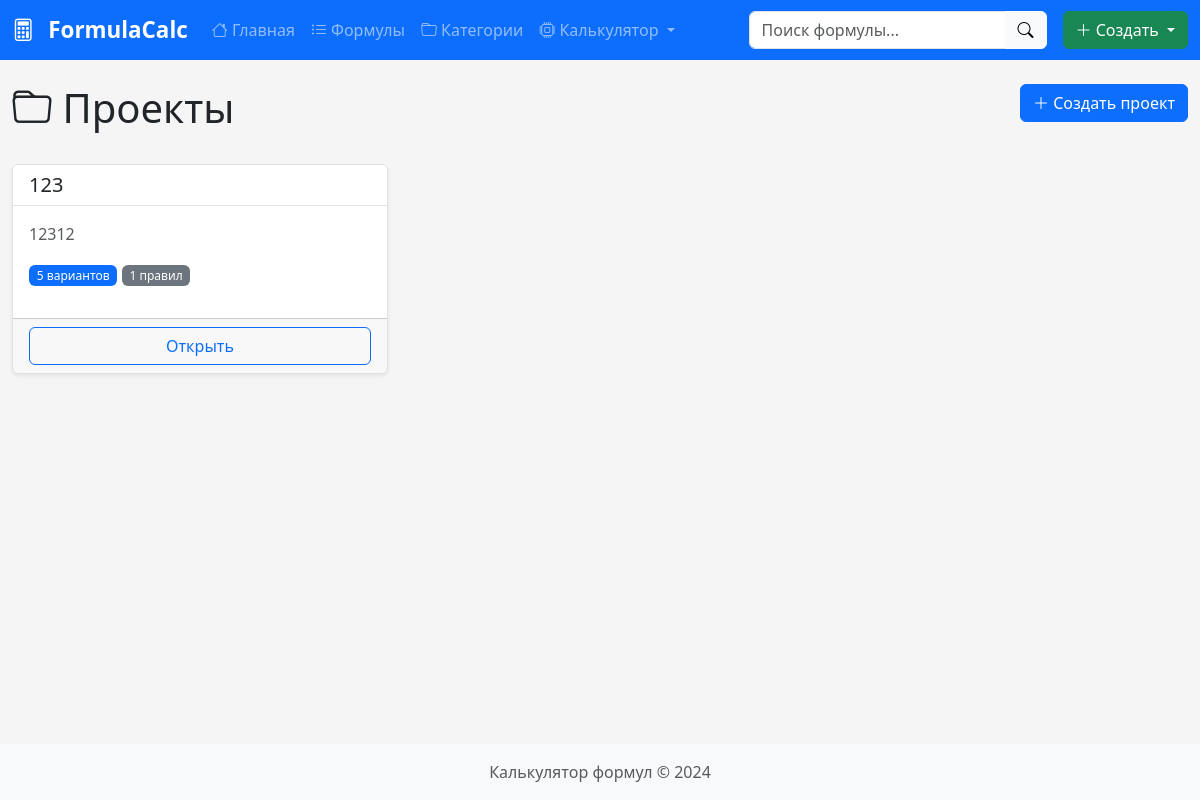
/calculator/projects/, run on the app's committed database.
### formulas/models.py (models this page shows, shortened)
class Project(models.Model):
    name = models.CharField('Название', max_length=200)
    description = models.TextField('Описание', blank=True)
    created_at = models.DateTimeField(auto_now_add=True)
    updated_at = models.DateTimeField(auto_now=True)
    class Meta:
        verbose_name = 'Проект'
        verbose_name_plural = 'Проекты'
        ordering = ['-updated_at']

### calculator/views.py (the view)
# urls.py: path('projects/', views.ProjectListView.as_view(), name='project_list'),
class ProjectListView(ListView):
    model = Project
    template_name = 'calculator/project_list.html'
    context_object_name = 'projects'

### templates/calculator/project_list.html (shortened to what this page needs)
{% extends 'base.html' %}
{% block content %}
<div class="row mb-4">
    <div class="col">
        <h1><i class="bi bi-folder"></i> Проекты</h1>
    </div>
    <div class="col-auto">
        <a href="{% url 'calculator:project_create' %}" class="btn btn-primary">
            <i class="bi bi-plus-lg"></i> Создать проект
        </a>
    </div>
</div>
<div class="row">
    {% for project in projects %}
    <div class="col-md-4 mb-4">
        <div class="card h-100">
            <div class="card-header">
                <h5 class="mb-0">{{ project.name }}</h5>
            </div>
            <div class="card-body">
                <p class="text-muted">{{ project.description|default:"Без описания"|truncatechars:100 }}</p>
                <p>
                    <span class="badge bg-primary">{{ project.variants.count }} вариантов</span>
                    <span class="badge bg-secondary">{{ project.generation_rules.count }} правил</span>
                </p>
            </div>
            <div class="card-footer">
                <a href="{% url 'calculator:project_detail' project.pk %}" class="btn btn-outline-primary w-100">
                    Открыть
                </a>
            </div>
        </div>
    </div>
    {% endfor %}
</div>
{% endblock %}

### static/css/style.css (style rules this page uses)
:root { --primary-color: #0d6efd; --success-color: #198754; --warning-color: #ffc107; --danger-color: #dc3545; --light-bg: #f8f9fa; --border-color: #dee2e6; }
body { min-height: 100vh; display: flex; flex-direction: column; background-color: #f5f5f5; }
.card { box-shadow: 0 0.125rem 0.25rem rgba(0, 0, 0, 0.075); border: 1px solid var(--border-color); }
.card-header { background-color: white; border-bottom: 1px solid var(--border-color); font-weight: 500; }
.badge { font-weight: 500; }

### data on the page
Project: name "123", description "12312", variants.count "5", generation_rules.count "1"
